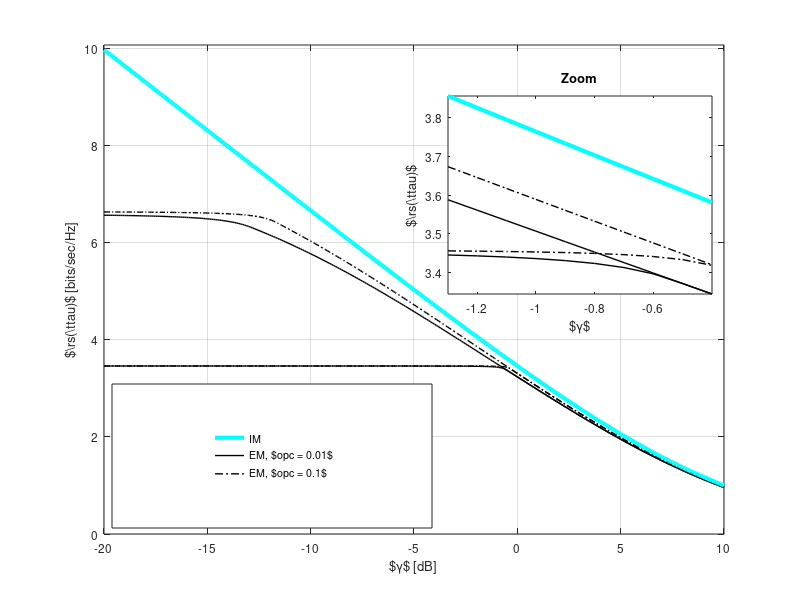

This chart was generated by the following MATLAB code: (Note: this script raises an error after producing the figure.)
%                                
%        Description: This m-file considers the variation of optimum throughput
%        determined from the Estimation-Throughput tradeoff for the AWGN channel.  
%        (When an outage constraint is established over the power received at PR)      
%
%        Clearly the regulated power is distributed according non central
%        chi-2 distribution. However to simplify the analysis we
%        approximate the non central distribution against the Gamma
%        distribution.
%        
%        The simulation is performed to show the following:
%        1) Analyse the optimum throughput vs received SNR
%
%        Created on: 04.08.15
%        Revision History: 04.08.15 --> File generated   
%  
%%%%%%%%%%%%%%%%%%%%%%%%%%%%%%%%%%%%%%%%%%%%%%%%%%%%%%%%%%%%%%%%%%%%%%%%%%%

clear all;
close all;
clc;

sim = 0;                                      % Enable( = 1) to perform simulation, theoretical analysis
th = 0;                                       % disable ( = 0) to plot curves, data is read from a file
                                              % Theoretical anaylsis is also included of simulation as
                                              % numerical integration is involved
%%%%%%%%%%%%%%%%%%%%%%%%%%%%%%%%%%%%%%%%%%%%%%%%%%%%%%%%%%%%%%%%%%%%%%%%%%%
%   Parameters
%%%%%%%%%%%%%%%%%%%%%%%%%%%%%%%%%%%%%%%%%%%%%%%%%%%%%%%%%%%%%%%%%%%%%%%%%%%
P_tran = -00;                                     % Power transmitted by PR, the SNR received at ST can be 
                                                  % varried using this parameter
noise_power = -100;                               % noise power -100 dBm
I_T = -110;                                       % Interference temperature -80 dBm
f_s = 1e6;                                        % 1 MHz one band
K = 0.1 * f_s;                                    % K = Total number of samples in a frame = T * f_s, T = 100 ms WRAN standard
alpha_true_p = [120:-0.1:90];                     % True Path loss between ST and PR  to achieve P_p = IT  
alpha_true_s = 080;                               % True Path loss between ST and SR  to achieve P_p = IT  
epsilon = [0.01, 0.1];                            % Outage Probability constraint at PR

P_reg_max = 10.^([-10 -00]/10);                   % Maximum Trasmit Power Constraint


Exp_opt_R_th = zeros(length(epsilon),...
    length(alpha_true_p), length(P_reg_max));     % Optimum Expected throughput  
Opt_N_th = zeros(length(epsilon),...
    length(alpha_true_p), length(P_reg_max));     % Optimum Estimation time 
snr = 10^(P_tran/10) * 10.^(-alpha_true_p/10)...  % snr received at the PR
    / 10^(noise_power/10);


    
%%%%%%%%%%%%%%%%%%%%%%%%%%%%%%%%%%%%%%%%%%%%%%%%%%%%%%%%%%%%%%%%%%%%%%%%%%%
%   Theoretical analysis
%%%%%%%%%%%%%%%%%%%%%%%%%%%%%%%%%%%%%%%%%%%%%%%%%%%%%%%%%%%%%%%%%%%%%%%%%%%
if th  
    %% Theoretical parameters
    N_th = 1:1:7000;                               % N = Total of samples used for estimation = tau * f_s 
    P_reg_th = zeros(1, length(N_th));              % Expected power regulated by ST
    Exp_R_th = zeros(1, length(N_th));              % Expected Throughput
    for i = 1:length(epsilon)
       disp(strcat('epsilon = ',num2str(epsilon(i))));             

       for j = 1:length(snr)
           disp(strcat('snr = ',num2str(10*log10(snr(j)))));  
           for k = 1:length(P_reg_max)
               for l=1:length(N_th)       
                   %disp(strcat('N = ',num2str(N_th(k))));             

                   %% Determining the performance meterics --> Exp_R
                   %% Expected values           

                   %% Gamma Approximation to the non-central chi-squared distribution
                   mean = 10^(noise_power/10) * (1 + snr(j));       
                   var = (10^(noise_power/10))^2/N_th(l) * ( 2 + 4 * snr(j)); 

                   b = var/mean;
                   a = mean/b;

                   %% Determine the controlled power
                   P_reg_th(l) = min(P_reg_max(k), 10^(I_T/10) * 10^(P_tran/10) /...
                       (b * gammaincinv((1 - epsilon(i)),a) - 10^(noise_power/10)));       

                   %% Expected Rate
                    Exp_R_th(l) = (K- N_th(l))/K * log2(1 + P_reg_th(l) * 10^(-alpha_true_s/10) /...
                        10^(noise_power/10));
               end
                %%%%%%%%%%%%%%%%%%%%%%%%%%%%%%%%%%%%%%%%%%%%%%%%%%%%%%%%%%%%%%%%%%%%%%%%%%%
                %   Finding optimum estimation time
                %%%%%%%%%%%%%%%%%%%%%%%%%%%%%%%%%%%%%%%%%%%%%%%%%%%%%%%%%%%%%%%%%%%%%%%%%%%
                % Optimum throughput for the ideal model
                [Exp_opt_R_th(i,j,k) index] = max(Exp_R_th);
                Opt_N_th(i,j, k) = N_th(index);
                disp(strcat('Exp_R_th = ',num2str(Exp_opt_R_th(i,j, k)))); 
                disp(strcat('N_opt_th = ',num2str(Opt_N_th(i,j, k))));
           end
       end
   end

   save('results_opt_thr_vs_SNR_AWGN_e01_th.mat');
   %quit;
end
%%%%%%%%%%%%%%%%%%%%%%%%%%%%%%%%%%%%%%%%%%%%%%%%%%%%%%%%%%%%%%%%%%%%%%%%%%%
%   Plot curves theoretical analysis
%%%%%%%%%%%%%%%%%%%%%%%%%%%%%%%%%%%%%%%%%%%%%%%%%%%%%%%%%%%%%%%%%%%%%%%%%%%
%%%%%%%%%%%%%%%%%%%%%%%%%%%%%%%%%%%%%%%%%%%%%%%%%%%%%%%%%%%%%%%%%%%%%%%%%%%
%   Optium Throughput vs SNR
%%%%%%%%%%%%%%%%%%%%%%%%%%%%%%%%%%%%%%%%%%%%%%%%%%%%%%%%%%%%%%%%%%%%%%%%%%%
figure(1);
load('results_opt_thr_vs_SNR_AWGN_e01_th.mat');
%pbaspect([1 0.3 1]);
Fontsize = 8.5;
SNR = 10*log10(snr);
h2 = plot(SNR, reshape(Exp_opt_R_th(1,:,1), 1, length(SNR)), 'k-', 'LineWidth', 1);
hold on,
h3 = plot(SNR, reshape(Exp_opt_R_th(2,:,1), 1, length(SNR)), 'k-.', 'LineWidth', 1);
hold on,
plot(SNR, reshape(Exp_opt_R_th(1,:,2), 1, length(SNR)), 'k-', 'LineWidth', 1);
hold on,
plot(SNR, reshape(Exp_opt_R_th(2,:,2), 1, length(SNR)), 'k-.', 'LineWidth', 1);
%hold on,
%h4 = plot(SNR, Exp_opt_R_th(3,:), 'k', 'LineWidth', 1);

%% Ideal Model

Exp_R_id = log2(1 + 10^(I_T/10) * 10^(P_tran/10) * 10^(-alpha_true_s/10)...
    ./ (10.^(-alpha_true_p/10) *  10^(noise_power/10)));
hold on,
h1 = plot(SNR, Exp_R_id, 'c', 'LineWidth', 3);


grid on;
axis([min(SNR) max(SNR) 0  max(Exp_R_id) * 1.01]);
ylabel('$\rs(\ttau)$ [bits/sec/Hz]','FontSize',Fontsize);
xlabel('$\gamma$ [dB]','FontSize',Fontsize);
hl = legend([h1 h2 h3],'IM', 'EM, $\opc = 0.01$', 'EM, $\opc = 0.1$');
%set(hl, 'position',[0.725 0.12 0.15 0.31]);
set(hl, 'position',[0.14 0.12 0.4 0.24]);
set(gca,'FontSize',Fontsize);

if 1
    %%%% Zommed Image %%%%%
    % create a new pair of axes inside current figure
    ax = axes('Position',[.56 .51 .33 .33]);
    box on; % put box around new pair of axes
    child_gca = get(gca,'Children');

    [value indexOfInterest] = find(SNR <= -0.4 & SNR >= -1.4);
    plot(SNR(indexOfInterest), reshape(Exp_opt_R_th(1,indexOfInterest,1), 1, length(SNR(indexOfInterest))),...
    'k', 'LineWidth', 1); % plot on new axes
    hold on,
    plot(SNR(indexOfInterest), reshape(Exp_opt_R_th(2,indexOfInterest,1), 1, length(SNR(indexOfInterest))),...
    'k-.', 'LineWidth', 1); 
    hold on,
    plot(SNR(indexOfInterest), reshape(Exp_opt_R_th(1,indexOfInterest,2), 1, length(SNR(indexOfInterest))),...
    'k-', 'LineWidth', 1); 
    hold on,
    plot(SNR(indexOfInterest), reshape(Exp_opt_R_th(2,indexOfInterest,2), 1, length(SNR(indexOfInterest))),...
    'k-.', 'LineWidth', 1); 
    plot(SNR(indexOfInterest), Exp_R_id(indexOfInterest), 'c', 'LineWidth', 3);

    % plot on new axes
    %plot(SNR(indexOfInterest), Exp_opt_R_th(3,indexOfInterest), 'k', 'LineWidth', 1); 
    ylabel(gca, '$\rs(\ttau)$','FontSize',Fontsize);
    xlabel(gca, '$\gamma$','FontSize',Fontsize);
    %set(ax, 'XTick', [-1.3 -0.9 -0.5]);
    %set(ax, 'YTick', [3.2 3.4 3.7]);
    axis(ax, [min(SNR(indexOfInterest)) max(SNR(indexOfInterest))...
        min(reshape(Exp_opt_R_th(1,indexOfInterest,1), 1, length(SNR(indexOfInterest))))...
        max(Exp_R_id(indexOfInterest)) * 1]);
    set(gca,'FontSize',Fontsize);
    handle = title(ax, 'Zoom');
end
laprint(1, '../figures/fig_opt_thr_vs_SNR_AWGN', 'options', 'factory', 'width', 8, 'scalefonts',...
    'on', 'factor',0.5, 'keepfontprops', 'on');

if 0
    %%%%%%%%%%%%%%%%%%%%%%%%%%%%%%%%%%%%%%%%%%%%%%%%%%%%%%%%%%%%%%%%%%%%%%%%%%%
    %   Optium estimatio time vs SNR
    %%%%%%%%%%%%%%%%%%%%%%%%%%%%%%%%%%%%%%%%%%%%%%%%%%%%%%%%%%%%%%%%%%%%%%%%%%%
    figure(2)
    load('results_opt_thr_vs_SNR_AWGN_e01_th.mat');
    SNR = 10*log10(snr);
    h2 = plot(SNR, Opt_N_th(1,:) * 1e-3, 'k', 'LineWidth', 1);
    hold on,
    h3 = plot(SNR, Opt_N_th(2,:) * 1e-3 , 'k', 'LineWidth', 1);
    %hold on,
    %h4 = plot(SNR, Opt_N_th(3,:) * 1e-3, 'k', 'LineWidth', 1);
    grid on;
    axis([min(SNR) max(SNR) min(Opt_N_th(3,:)) * 1e-3  max(Opt_N_th(1,:)) * 1e-3]);
    ylabel('$\ttau$ [ms]','FontSize',Fontsize);
    xlabel('$\gamma$ [dB]','FontSize',Fontsize);
    %hl = legend([h2 h3 h4],'IM','EM');
    %set(hl, 'position',[0.725 0.12 0.15 0.31]);
    set(hl, 'position',[0.68 0.71 0.22 0.2]);
    set(gca,'FontSize',Fontsize);
    laprint(2, '../figures/fig_opt_est_time_vs_SNR_AWGN', 'options', 'factory', 'width', 8, 'scalefonts',...
        'on', 'factor',0.5, 'keepfontprops', 'off');
end
